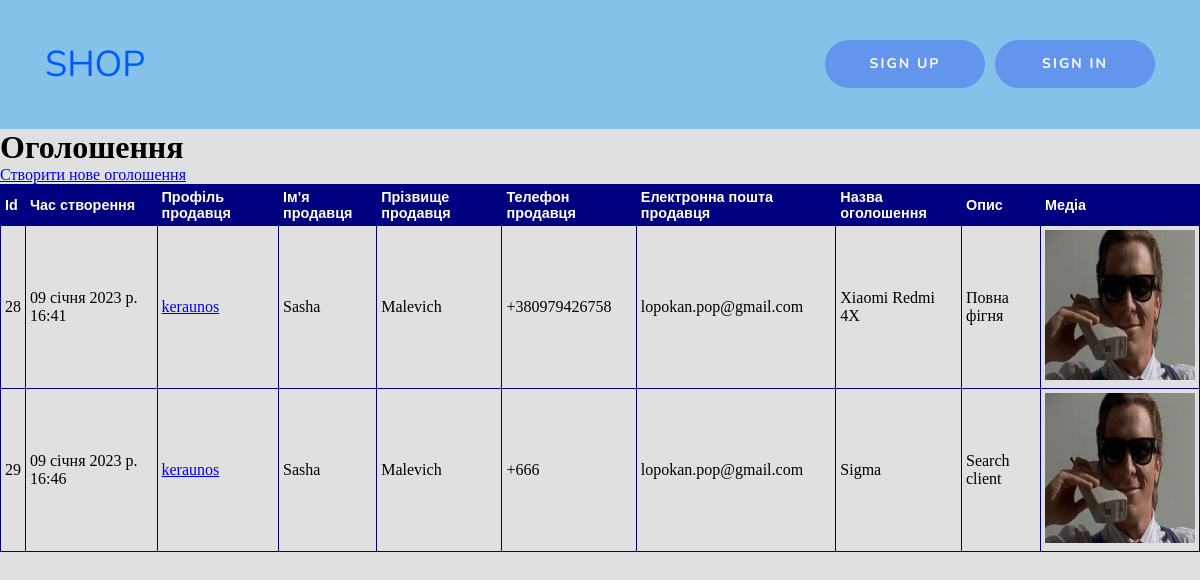
Screenshot of /products/ with the database file from the repository.
### products/models.py (models this page shows, shortened)
class Product(models.Model):
    product_dt = models.DateTimeField(auto_now=True, verbose_name="Час створення")
    product_username = models.CharField(max_length=100, verbose_name="Ім'я користувача")
    product_name = models.CharField(max_length=100, verbose_name="Ім'я продавця")
    product_lastname = models.CharField(max_length=100, verbose_name="Прізвище продавця")
    product_phone = models.CharField(max_length=20, verbose_name="Номер телефону")
    product_email = models.CharField(max_length=254, verbose_name="Електронна пошта продавця")
    product_productname = models.CharField(max_length=100, verbose_name="Назва товару")
    product_description = models.CharField(max_length=500, verbose_name="Опис товару")
    product_media = models.ImageField(upload_to="images/", verbose_name="Фотографії товару")
    class Meta:
        verbose_name = "Товар"
        verbose_name_plural = "Товари"

### products/views.py (the view)
# urls.py: path("products/", include("products.urls")),
def products(request):
    product_list = Product.objects.all()
    return render(request, "products/products.html", {"product_list": product_list})

### products/templates/products/products.html (shortened to what this page needs)
{% include 'base/base.html' %}
{% include 'base/header.html' %}
{% block content %}
<h1>Оголошення </h1><a href="sell/">Створити нове оголошення</a>
{% if product_list %}
<table border="1">
    <tr>
        <th>Id</th>
        <th>Час створення</th>
        <th>Профіль продавця</th>
        <th>Ім'я продавця</th>
        <th>Прізвище продавця</th>
        <th>Телефон продавця</th>
        <th>Електронна пошта продавця</th>
        <th>Назва оголошення</th>
        <th>Опис</th>
        <th>Медіа</th>
    </tr>
    {% for object in product_list %}
    <tr>
        <td>{{ object.id }}</td>
        <td>{{ object.product_dt }}</td>
        <td><a href="/accounts/?current={{ object.product_username }}">{{ object.product_username }}</a></td>
        <td>{{ object.product_name }}</td>
        <td>{{ object.product_lastname }}</td>
        <td>{{ object.product_phone }}</td>
        <td>{{ object.product_email }}</td>
        <td>{{ object.product_productname }}</td>
        <td>{% if object.product_description %} {{ object.product_description }} {% else %} Опис відсутній {% endif %}</td>
        <td><a href="{{object.product_media.url }}"><img src="{{object.product_media.url }}" alt="connect" width="150" height="150"/></a></td>
    </tr>
    {% endfor %}
</table>
{% else %}
Таблиця наразі пуста. Заповніть заявку вище.
{% endif %}
{% endblock %}

### static/style/header_style.css (style rules this page uses)
* { margin: 0; }

### templates/base/base.html (style rules this page uses)
body { background: #e0e0e1; }

### products/templates/products/products.html (style rules this page uses)
table { width: 100%; border-collapse: collapse; }
td, th { padding: 4px; border: 1px solid #000080; }
th { background: #000080; color: #ffe; text-align: left; font-family: Arial, Helvetica, sans-serif; font-size: 0.9em; }

### rows the page displays
Product: id "28", product_dt "09 січня 2023 р. 16:41", product_username "keraunos", product_name "Sasha", product_lastname "Malevich", product_phone "+380979426758", product_email "lopokan.pop@gmail.com", product_productname "Xiaomi Redmi 4X", product_description "Повна фігня", product_media (picture)
Product: id "29", product_dt "09 січня 2023 р. 16:46", product_username "keraunos", product_name "Sasha", product_lastname "Malevich", product_phone "+666", product_email "lopokan.pop@gmail.com", product_productname "Sigma", product_description "Search client", product_media (picture)
